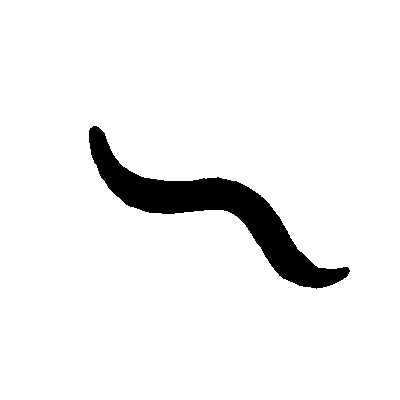
%> input picture a2/Sample_Worm.png, 400 x 400 px
$ octave a2.m   (GNU Octave 9; MATLAB toolbox functions it lacks are replaced by stand-ins)
%> lines starting %> are read from the running program, lines starting %| are printed output that depends on the picture; in (x1, y1, x2, y2) boxes, pixels count from 0 and x2, y2 are one past the last pixel; in counts of white or black regions, pixels touching at a corner belong together; the program's own positions count from 1
%> further down, img is the input picture: size 400x400x3 uint8; 94.3% white; 1 black region, box (x1, y1, x2, y2) and area: (89, 126, 350, 289) 9070
### a2/findCentroid.m
function [centroid, mm] = findCentroid(img)

img_bw = im2bw(img);
labels = bwlabel(img_bw);
props = regionprops(labels, 'Centroid');
%> props = 1 region; Centroid: [199.7 199.8]
rows = size(img_bw, 1);
%> rows = 400

centroid = props.Centroid;
%> centroid = [199.7 199.8]
coord = [centroid(2) (rows+1)-centroid(1)];
%> coord = [199.8 201.3]
mm = coord / 320;
%> mm = [0.624 0.629]

end

### a2/a2.m
clear; close all; clc;

[x, y] = meshgrid(1:800, 1:800);
% circle: (x-h)^2 + (y-k)^2 = r^2
circle = (x-400).^2 + (y-400).^2 <= 200^2;
imshow(circle);

img = imread('Sample_Worm.png');
centroid = findCentroid(img);
%> centroid = [199.7 199.8]

figure
imshow(img);
hold on
plot(centroid(1), centroid(2), 'r*');
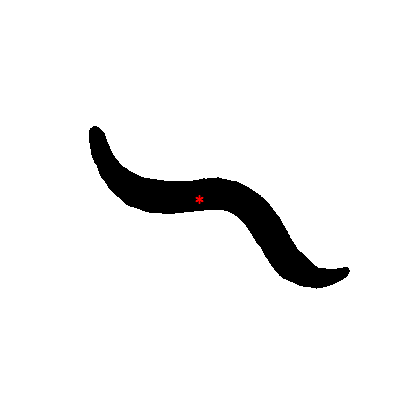
%> figure redrawn from the program's plot data
hold off

%> (the run ends here)
